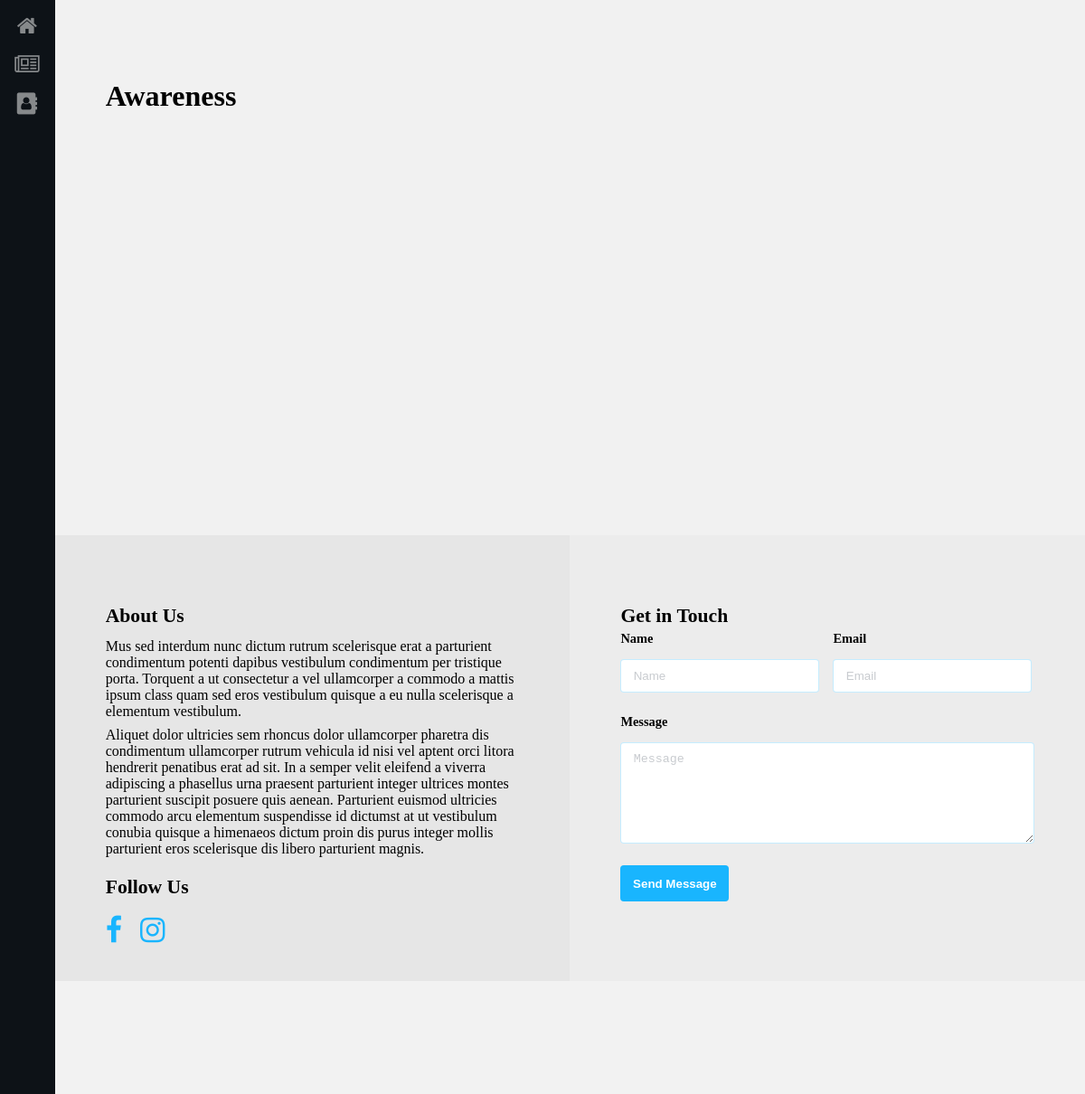
Before: /artikel/awareness/ with the older database file.
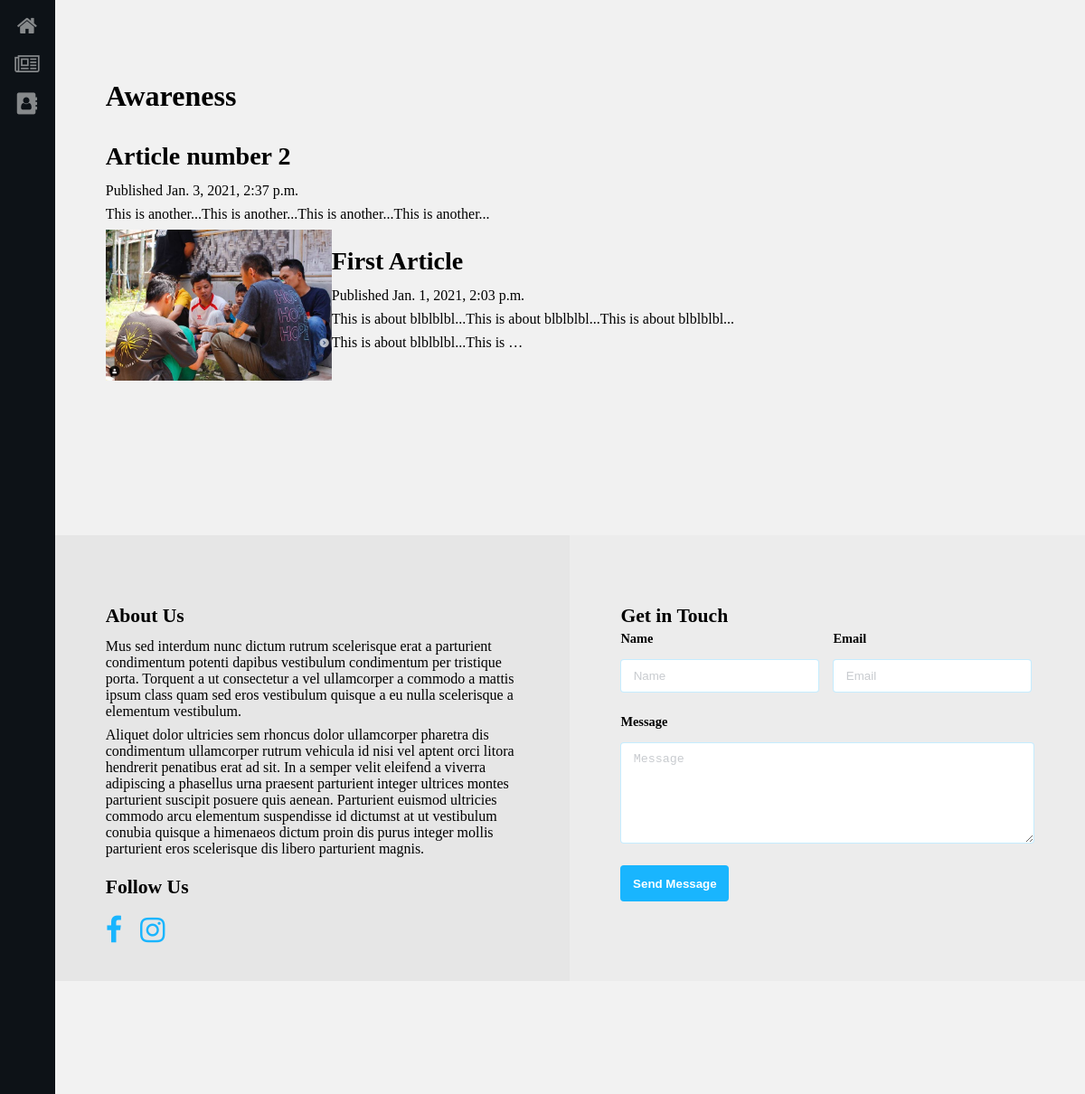
After: the same page with the newer database file.
### artikel/models.py (models this page shows, shortened)
class Awareness(models.Model):
    STATUS_CHOICES = (
        ('draft', 'Draft'),
        ('published', 'Published'),
    )
    title = models.CharField(max_length=50, db_index=True)
    slug = models.SlugField(max_length=50, unique=True, null=False, db_index=True)
    body = RichTextUploadingField()
    created = models.DateTimeField(auto_now_add=True)
    updated = models.DateTimeField(default=timezone.now)
    status = models.CharField(max_length=20, choices=STATUS_CHOICES,
                            default='draft')
    class Meta:
        ordering = ('-updated',)
    objects = models.Manager()
    def get_absolute_url(self):
        return reverse('artikel:awareness_detail',
                        args = [self.updated.year,
                                self.updated.month,
                                self.updated.day,
                                self.slug])

### artikel/views.py (the view)
# urls.py: path('awareness/', views.awareness_list, name='awareness_list'),
def awareness_list(request):
    awarenesses = Awareness.objects.all()
    return render(request,
                    'artikel/awareness/list.html',
                    {'awarenesses': awarenesses}
                    )

### artikel/templates/artikel/awareness/list.html (shortened to what this page needs)
{% extends "base.html" %}
{% block content %}
  <h1>Awareness</h1>
  {% for apapun in awarenesses %}
    <h2>
      <a href="{{ apapun.get_absolute_url }}">{{ apapun.title }}</a>
    </h2>
    <p>Published {{ apapun.updated }}</p>
    <p>{{ apapun.body|safe|truncatewords:15|linebreaks }}</p>
  {% endfor %}
{% endblock %}

### artikel/templates/base.html (shortened to what this page needs)
<!DOCTYPE HTML>
<html lang=en>
<head>
	{% load static %}
	<link rel="stylesheet" href="{% static 'css/main.css' %}">
	{% load icons %}
	<link href="https://maxcdn.bootstrapcdn.com/font-awesome/4.7.0/css/font-awesome.min.css" rel="stylesheet"
>
</head>
<body>
	<div class="page-wrap">
		<nav id="nav">
			<ul>
				<li><a href="{% url 'artikel:product_list' %}"><span class="icon fa-home"></span></a></li>
				<li><a href="{% url 'artikel:awareness_list' %}"><span class="icon far fa-newspaper-o"></span></a></li>
				<li><a href="#contact"><span class="icon fa-address-book"></span></a></li>
			</ul>
		</nav>
		<section id="main">
			<section id="gallery" class="gallery">
				{% block content %}
				{% endblock %}
			</section>
			<section id="contact">
				<div class="social column">
					<h3>About Us</h3>
					<p>Mus sed interdum nunc dictum rutrum scelerisque erat a parturient condimentum potenti dapibus vestibulum condimentum per tristique porta. Torquent a ut consectetur a vel ullamcorper a commodo a mattis ipsum class quam sed eros vestibulum quisque a eu nulla scelerisque a elementum vestibulum.</p>
					<p>Aliquet dolor ultricies sem rhoncus dolor ullamcorper pharetra dis condimentum ullamcorper rutrum vehicula id nisi vel aptent orci litora hendrerit penatibus erat ad sit. In a semper velit eleifend a viverra adipiscing a phasellus urna praesent parturient integer ultrices montes parturient suscipit posuere quis aenean. Parturient euismod ultricies commodo arcu elementum suspendisse id dictumst at ut vestibulum conubia quisque a himenaeos dictum proin dis purus integer mollis parturient eros scelerisque dis libero parturient magnis.</p>
					<h3>Follow Us</h3>
					<ul class="icons">
							<li><a href="https://www.facebook.com/kansil.dika.7" class="icon fa-facebook"><span class="label">Facebook</span></a></li>
							<li><a href="https://www.instagram.com/hopeproject.jkt/" class="icon fa-instagram"><span class="label">Instagram</span></a></li>
					</ul>
				</div>
				<div class="column">
					<h3>Get in Touch</h3>
					<form action="#" method="post">
						<div class="field half first">
							<label for="name">Name</label>
							<input name="name" id="name" type="text" placeholder="Name">
						</div>
						<div class="field half">
							<label for="email">Email</label>
							<input name="email" id="email" type="email" placeholder="Email">
						</div>
						<div class="field">
							<label for="message">Message</label>
							<textarea name="message" id="message" rows="6" placeholder="Message"></textarea>
						</div>
						<ul class="actions">
							<li><input value="Send Message" class="button" type="submit"></li>
						</ul>
					</form>
				</div>
			</section>
			<footer id="footer">
			</footer>
		</section>
	</div>
</body>
</html>

### artikel/static/css/main.css (style rules this page uses)
html, head, body { margin: 0; padding: 0; border: 0; font-size: 100%; font: inherit; vertical-align: baseline; }
*, *:before, *:after { box-sizing: border-box; }
a { text-decoration: underline; color: #19B5FE; }
p { margin: 0.5em 0 0 0; }
h1, h2, h3, h4, h5, h6 { font-weight: 700; line-height: 1.5; margin: 0.8em 0 0 0; }
h1 a, h2 a, h3 a, h4 a, h5 a, h6 a { color: inherit; text-decoration: none; }
h1 { font-size: 2em; }
h2 { font-size: 1.75em; }
h3 { font-size: 1.35em; }
.button { appearance: none; transition: background-color 0.2s ease-in-out, color 0.2s ease-in-out; background: #19B5FE; color: #FFF; border-radius: 4px; border: 0; cursor: pointer; display: inline-block; font-weight: 700; height: 40px; line-height: 40px; width: 120px; text-align: center; text-decoration: none; white-space: nowrap; }
#contact { display: -ms-flexbox; -ms-flex-pack: justify; display: flex; flex-wrap: wrap; justify-content: space-between; background: #ececec; }
#contact .column { padding: 3.5em 0 1.5em 0; padding-left: 3.5em; padding-right: 3.5em; width: 50%; }
#contact .column.social { background: #e6e6e6; }
form { margin: 0 0 2em 0; }
form .field { margin-bottom: 1.5em; }
form .field.half { display: inline-block; width: 48%; }
form .field.half.first { margin-right: 2.5%; }
label { display: block; font-size: 0.9em; font-weight: 700; margin: 0 0 1em 0; }
input[type="text"], input[type="password"], input[type="email"], select, textarea { appearance: none; border-radius: 4px; border: solid 1px rgba(25, 181, 254, 0.25); color: inherit; display: block; outline: 0; padding: 0 1em; text-decoration: none; width: 100%; }
input[type="text"], input[type="password"], input[type="email"], select { height: 2.75em; }
textarea { padding: 0.75em 1em; }
::placeholder { opacity: 1.0; color: rgba(34, 49, 63, 0.25); }
.gallery { padding: 3.5em; position: relative; overflow: hidden; min-height: 37em; }
.icon { text-decoration: none; border-bottom: none; position: relative; }
.icon:before { font-family: FontAwesome; font-style: normal; font-weight: normal; }
ul { list-style: disc; }
ul li { padding-top: 1px; padding-left: 1px; padding-bottom: 3px; padding-right: 1px; }
ul.icons { cursor: default; list-style: none; padding-left: 0; }
ul.icons li { display: inline-block; padding: 0 1em 0 0; }
ul.icons li:last-child { padding-right: 0; }
ul.icons li .icon:before { font-size: 2em; }
ul.actions { cursor: default; list-style: none; padding-left: 0; }
ul.actions li { display: inline-block; padding: 0 1em 0 0; vertical-align: middle; }
ul.actions li:last-child { padding-right: 0; }
.page-wrap { display: flex; flex-wrap: nowrap; justify-content: flex-start; }
#nav { background: #0d1217; z-index: 10002; position: relative; width: 4em; }
#nav ul { list-style: none; margin: 0; padding: 0; position: fixed; top: 1em; left: 0; }
#nav ul li { padding: 0; width: 3.75em; text-align: Center; margin-bottom: 1em; }
#nav ul li a { color: rgba(255, 255, 255, 0.5); text-decoration: none; font-size: 1.5em; }
#main { background: #f1f1f1; width: 100%; }
#footer { padding: 4em 0 2em 0; background: #f2f2f2; }

Changed rows visible on the page:
added Awareness: title "Article number 2", updated "Jan. 3, 2021, 2:37 p.m.", body "This is another...This is another...This is another...This is another...", body (picture)
added Awareness: title "First Article", updated "Jan. 1, 2021, 2:03 p.m.", body "This is about blblblbl...This is about blblblbl...This is about blblblbl... This is about blblblbl...This is …"
